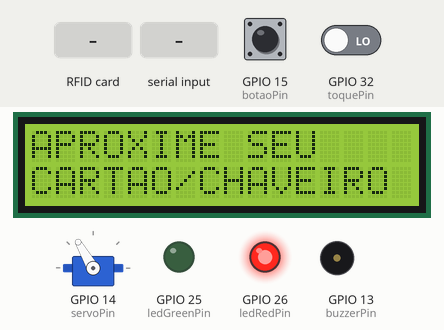
This sketch was run on a simulated ESP32. On the bench: 16×2 character LCD, servo, output pins drawn as LEDs (lit = HIGH), buzzer (waves = sounding, pin HIGH). The inputs (shaded band) are chosen by the test bench; at power-on: GPIO 15 (botaoPin) HIGH, GPIO 32 (toquePin) LOW. Nothing arrives over Bluetooth unless stated; what the sketch prints to the serial monitor is not drawn.

Above: at 2.3 s.
2.4 s: RFID card 33 E6 76 1A held to the reader
At 2.53 s:
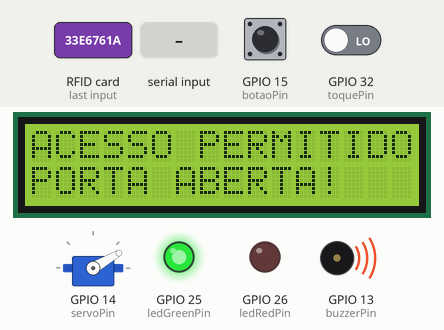
At 3.3 s:
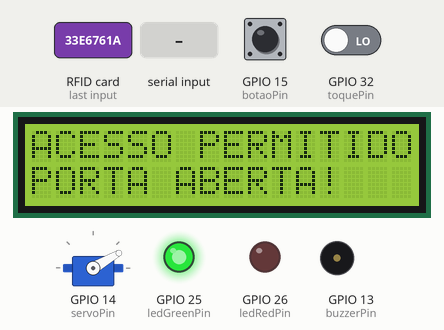
8.4 s: RFID card 5E 7A 19 C4 held to the reader
11.4 s: "2" received over the second serial link
At 12.5 s:
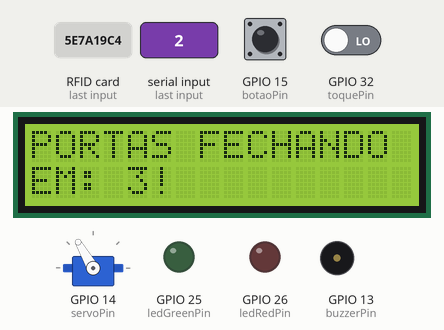
17.4 s: "1" received over the second serial link
20.4 s: GPIO 15 (botaoPin) pulled LOW for 3.2 s
At 26.2 s:
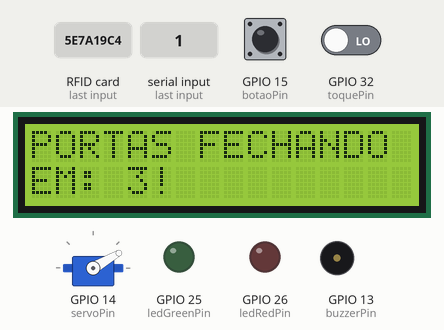
26.6 s: "0" received over the second serial link
Timing chart, 0 to 30.6 s (numbered marks = the images above; inputs shaded):
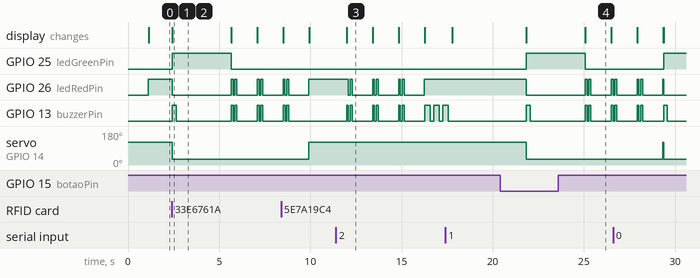

The sketch:

arduino.ino
```cpp
// Desenvolvedor: Gabriel Campos Amaral Ribeiro

// ==============================================
// IMPORTANTE PARA FUNCIONAMENTO CORRETO:
// 1. Selecione a placa "ESP32 Dev Module" na IDE do Arduino.
// 2. Instale as bibliotecas:
//    - ESP32Servo (por Kevin Harrington) -> para controlar servo motor
//    - MFRC522 (por Miguel Balboa ou similar) -> para leitor RFID
//    - LiquidCrystal_I2C (por Frank de Brabander ou compatível) -> para display LCD via I2C
// ==============================================

#include <SPI.h>               // Comunicação SPI (usada para se comunicar com o leitor RFID)
#include <MFRC522.h>           // Biblioteca para controlar o módulo RFID MFRC522
#include <ESP32Servo.h>        // Biblioteca feita especialmente para controlar servo motor com ESP32
#include <Wire.h>              // Comunicação I2C (necessária para o display LCD funcionar)
#include <LiquidCrystal_I2C.h> // Biblioteca que permite usar o display LCD 16x2 via comunicação I2C
#include <BluetoothSerial.h>   // Biblioteca Bluetooth Serial ESP32

LiquidCrystal_I2C lcd(0x27, 16, 2); // Cria o objeto LCD, com o endereço I2C (geralmente é 0x27) e tamanho 16 colunas x 2 linhas

#define SS_PIN 5               // Pino SDA do RFID conectado ao GPIO 5 - RFID
#define RST_PIN 22             // Pino RST do RFID conectado ao GPIO 22 - RFID
MFRC522 rfid(SS_PIN, RST_PIN); // Cria o objeto do RFID passando os pinos definidos - RFID

Servo servo; // Cria o objeto do servo motor
BluetoothSerial SerialBT; // Cria objeto Bluetooth Serial


// ====== DEFINIÇÃO DOS PINOS ======
const int buzzerPin = 13;      // Pino para buzzer (gera som)
const int servoPin = 14;       // Pino do servo motor
const int botaoPin = 15;       // Botão de saída (aciona a porta)
const int ledGreenPin = 25;    // LED verde (porta aberta)
const int ledRedPin = 26;      // LED vermelho (porta fechada)
const int toquePin = 32;       // Sensor de toque capacitivo


// ====== VARIÁVEIS ======
int contadorToques = 0;
int tempoFechaPorta = 3000;


// ====== UIDs AUTORIZADOS ======
byte uid1[] = {0x33, 0xE6, 0x76, 0x1A};  // Cartão branco
byte uid2[] = {0xD3, 0xD4, 0xBA, 0x0E};  // Chaveiro azul
byte uid3[] = {0x34, 0x3F, 0xF8, 0xA5};  // Cartão do ônibus


// ====== FUNÇÃO PARA COMPARAR O UID LIDO COM OS AUTORIZADOS ======
bool compararUID(byte *uidLido, byte *uidEsperado, byte tamanho) {
  for (byte i = 0; i < tamanho; i++) {
    if (uidLido[i] != uidEsperado[i]) {
      return false;             // UID diferente
    }
  }
  return true;                  // UID igual, autorizado
}


// ====== FUNÇÃO PARA ABRIR A PORTA ======
void abrirPorta() {
  mostrarMensagemLCD("ACESSO PERMITIDO", "PORTA ABERTA!");
  servo.write(30);
  digitalWrite(ledRedPin, LOW);
  digitalWrite(ledGreenPin, HIGH);
  buzinar();
}


// ====== FUNÇÃO PARA FECHAR A PORTA ======
void fecharPorta() {
  // Contagem regressiva para fechamento
  for(int i = 3; i > 0; i--){
    String linha2 = "EM: " + String(i) + "!";
    mostrarMensagemLCD("PORTAS FECHANDO", linha2.c_str());
    avisar_fechamentoPorta();  // Pisca LED e buzina para avisar
    delay(1000);
  }
  servo.write(120);
  digitalWrite(ledRedPin, HIGH);
  digitalWrite(ledGreenPin, LOW);
  mostrarMensagemLCD("APROXIME SEU", "CARTAO/CHAVEIRO");
}


// ====== FUNÇÃO PARA FAZER UM BEEP CURTO COM O BUZZER ======
void buzinar() {
  digitalWrite(buzzerPin, HIGH);
  delay(200);
  digitalWrite(buzzerPin, LOW);
}


// ====== AVISO DE FECHAMENTO COM LED E BUZZER ======
void avisar_fechamentoPorta(){
  for (int i = 0; i < 2; i++) {
    digitalWrite(ledGreenPin, LOW);
    digitalWrite(ledRedPin, HIGH);
    digitalWrite(buzzerPin, HIGH);
    delay(100);
    digitalWrite(ledRedPin, LOW);
    digitalWrite(buzzerPin, LOW);
    delay(100);
  }
}


// ====== ALERTA DE ACESSO NEGADO (3 beeps) ======
void buzinar_erro() {
  for (int i = 0; i < 3; i++) {
    digitalWrite(buzzerPin, HIGH);
    delay(300);
    digitalWrite(buzzerPin, LOW);
    delay(200);
  }
}


// ====== SENSOR DE TOQUE PARA ABRIR A PORTA (APÓS 3 TOQUES) ======
void sensorToque() {
  if (digitalRead(toquePin) == HIGH) {
    contadorToques++;

    if (contadorToques >= 3) {   // Após 3 toques consecutivos
      abrirPorta();
      mostrarMensagemLCD("ACESSO PERMITIDO", "PORTA ABERTA!");
      delay(tempoFechaPorta);
      fecharPorta();
      mostrarMensagemLCD("APROXIME SEU", "CARTAO/CHAVEIRO");
      contadorToques = 0;
    }

    // Espera o dedo sair do sensor e evita toques acidentais
    while (digitalRead(toquePin) == HIGH);
    delay(1500);
  }
}


// ====== MOSTRA MENSAGEM NO DISPLAY LCD ======
void mostrarMensagemLCD(const char* msg1, const char* msg2) {
  lcd.clear();               // Limpa o display
  lcd.setCursor(0, 0);
  lcd.print(msg1);
  lcd.setCursor(0, 1);
  lcd.print(msg2);
}


// ====== CONFIGURAÇÕES INICIAIS ======
void setup() {
  Serial.begin(115200); //Velocidade da comunicação serial

  //Bluetooth =========
  SerialBT.begin("SMART_DOOR"); // Inicia Bluetooth com o nome do dispositivo
  delay(1000);
  SerialBT.println("Bluetooth iniciado!");  // Mensagem inicial no BT

  pinMode(botaoPin, INPUT_PULLUP);  // Configura botão de saida

  // Inicialização do display I2C nos pinos GPIO 33 (SDA) e 27 (SCL)
  Wire.begin(33, 27);
  lcd.init();  // Inicializa o display LCD
  lcd.backlight(); // Liga a luz de fundo do LCD

  // Inicializa o leitor RFID com pinos padrão SPI para o ESP32 (SCK=18, MISO=19, MOSI=23, SS=5)
  SPI.begin(18, 19, 23, 5);
  rfid.PCD_Init();// Inicializa o módulo RFID

  servo.attach(servoPin); // Define o pino do servo

  // Define os pinos de entrada e saída
  pinMode(toquePin, INPUT);
  pinMode(buzzerPin, OUTPUT);
  pinMode(ledRedPin, OUTPUT);
  pinMode(ledGreenPin, OUTPUT);

  // Estado inicial da porta
  servo.write(120);  // Posiciona servo para porta fechada
  digitalWrite(ledRedPin, HIGH);
  digitalWrite(ledGreenPin, LOW);
  mostrarMensagemLCD("APROXIME SEU", "CARTAO/CHAVEIRO");
}


// ====== LOOP PRINCIPAL ======
void loop() {

  //Comunicacao via Bluetooth
  if (SerialBT.available()) {  // Verifica se há algum dado recebido via Bluetooth
    char cmd = SerialBT.read(); // Lê o caractere recebido (ex: '1', '2')

    if (cmd == '1') {
      Serial.println("Portas abrindo!");
      abrirPorta();
    }else if (cmd == '2') {
      Serial.println("Portas fechando!");
      fecharPorta();
    }else{
      Serial.println("Comando não reconhecido");
    }
  }

  // Verifica se há cartão RFID presente e tenta ler o UID
  if (rfid.PICC_IsNewCardPresent() && rfid.PICC_ReadCardSerial()) {
    // Compara o UID do cartão lido com os autorizados
    if (compararUID(rfid.uid.uidByte, uid1, 4) || compararUID(rfid.uid.uidByte, uid2, 4) || compararUID(rfid.uid.uidByte, uid3, 4)) {
      Serial.println("Cartão autorizado! Acesso liberado.\n");
      abrirPorta();
      delay(tempoFechaPorta);
      fecharPorta();

    } else {
      Serial.println("Cartão não autorizado!\n");
      buzinar_erro();
      mostrarMensagemLCD(" ACESSO NEGADO!", " ");
      delay(2000);
    }

    rfid.PICC_HaltA(); // Para comunicação com cartão atual
    delay(2000);
    mostrarMensagemLCD("APROXIME SEU", "CARTAO/CHAVEIRO");
  }

  // Verifica se o sensor de toque foi ativado (sensor capacitivo)
  if (digitalRead(toquePin) == HIGH){
    sensorToque();
  }

  // Verifica se o botão físico foi pressionado (botão de saída)
  if (digitalRead(botaoPin) == LOW) {
    abrirPorta();
    delay(tempoFechaPorta);
    fecharPorta();
  }

}
```

Measured:
- after the input at 2.4 s, GPIO 25 (ledGreenPin): LOW → HIGH at once, → LOW 3.2 s later; GPIO 26 (ledRedPin): HIGH → LOW at once, → HIGH 3.2 s later, → LOW 0.10 s later, → HIGH 0.10 s later, … (9 changes in this stretch)
- after the input at 11.4 s, GPIO 26 (ledRedPin): HIGH → LOW after 0.69 s, then repeats every 1.4 s: HIGH 0.10 s, LOW 1.1 s, HIGH 0.10 s, LOW 0.10 s; the display: changes after 0.59 s (image 3)
- after the input at 20.4 s, the display: first differs from a run without the input after 4.7 s (image 4)
- what the display in image 1 shows lasts 3.3 s, from 2.4 s to 5.7 s
- what the display in image 3 shows lasts 1.4 s, from 12.0 s to 13.4 s
